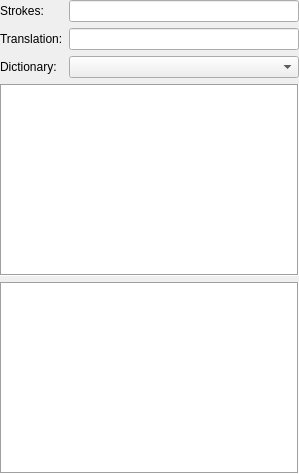
<?xml version="1.0" encoding="UTF-8"?>
<ui version="4.0">
 <class>AddTranslationWidget</class>
 <widget class="QWidget" name="AddTranslationWidget">
  <property name="geometry">
   <rect>
    <x>0</x>
    <y>0</y>
    <width>299</width>
    <height>255</height>
   </rect>
  </property>
  <property name="sizePolicy">
   <sizepolicy hsizetype="MinimumExpanding" vsizetype="MinimumExpanding">
    <horstretch>0</horstretch>
    <verstretch>0</verstretch>
   </sizepolicy>
  </property>
  <layout class="QVBoxLayout" name="verticalLayout">
   <property name="leftMargin">
    <number>0</number>
   </property>
   <property name="topMargin">
    <number>0</number>
   </property>
   <property name="rightMargin">
    <number>0</number>
   </property>
   <property name="bottomMargin">
    <number>0</number>
   </property>
   <item>
    <layout class="QFormLayout" name="formLayout">
     <item row="1" column="0">
      <widget class="QLabel" name="label">
       <property name="sizePolicy">
        <sizepolicy hsizetype="Minimum" vsizetype="Minimum">
         <horstretch>0</horstretch>
         <verstretch>0</verstretch>
        </sizepolicy>
       </property>
       <property name="text">
        <string>Strokes:</string>
       </property>
       <property name="buddy">
        <cstring>strokes</cstring>
       </property>
      </widget>
     </item>
     <item row="1" column="1">
      <widget class="QLineEdit" name="strokes">
       <property name="sizePolicy">
        <sizepolicy hsizetype="MinimumExpanding" vsizetype="Minimum">
         <horstretch>0</horstretch>
         <verstretch>0</verstretch>
        </sizepolicy>
       </property>
       <property name="focusPolicy">
        <enum>Qt::FocusPolicy::StrongFocus</enum>
       </property>
       <property name="accessibleName">
        <string>Strokes</string>
       </property>
      </widget>
     </item>
     <item row="2" column="0">
      <widget class="QLabel" name="label_2">
       <property name="sizePolicy">
        <sizepolicy hsizetype="Minimum" vsizetype="Minimum">
         <horstretch>0</horstretch>
         <verstretch>0</verstretch>
        </sizepolicy>
       </property>
       <property name="text">
        <string>Translation:</string>
       </property>
       <property name="buddy">
        <cstring>translation</cstring>
       </property>
      </widget>
     </item>
     <item row="2" column="1">
      <widget class="QLineEdit" name="translation">
       <property name="sizePolicy">
        <sizepolicy hsizetype="MinimumExpanding" vsizetype="Minimum">
         <horstretch>0</horstretch>
         <verstretch>0</verstretch>
        </sizepolicy>
       </property>
       <property name="focusPolicy">
        <enum>Qt::FocusPolicy::StrongFocus</enum>
       </property>
       <property name="accessibleName">
        <string>Translation</string>
       </property>
      </widget>
     </item>
     <item row="3" column="0">
      <widget class="QLabel" name="label_3">
       <property name="text">
        <string>Dictionary:</string>
       </property>
       <property name="buddy">
        <cstring>dictionary</cstring>
       </property>
      </widget>
     </item>
     <item row="3" column="1">
      <widget class="QComboBox" name="dictionary">
       <property name="focusPolicy">
        <enum>Qt::FocusPolicy::TabFocus</enum>
       </property>
       <property name="accessibleName">
        <string>Dictionary</string>
       </property>
       <property name="accessibleDescription">
        <string>Select the target dictionary for the new translation.</string>
       </property>
       <property name="editable">
        <bool>false</bool>
       </property>
      </widget>
     </item>
    </layout>
   </item>
   <item>
    <widget class="QTextEdit" name="strokes_info">
     <property name="sizePolicy">
      <sizepolicy hsizetype="MinimumExpanding" vsizetype="MinimumExpanding">
       <horstretch>0</horstretch>
       <verstretch>0</verstretch>
      </sizepolicy>
     </property>
     <property name="focusPolicy">
      <enum>Qt::FocusPolicy::NoFocus</enum>
     </property>
     <property name="accessibleName">
      <string>Existing mappings (strokes)</string>
     </property>
     <property name="frameShape">
      <enum>QFrame::Shape::Box</enum>
     </property>
     <property name="textInteractionFlags">
      <set>Qt::TextInteractionFlag::LinksAccessibleByMouse|Qt::TextInteractionFlag::TextSelectableByMouse</set>
     </property>
     <property name="text" stdset="0">
      <string/>
     </property>
    </widget>
   </item>
   <item>
    <widget class="QTextEdit" name="translation_info">
     <property name="sizePolicy">
      <sizepolicy hsizetype="MinimumExpanding" vsizetype="MinimumExpanding">
       <horstretch>0</horstretch>
       <verstretch>0</verstretch>
      </sizepolicy>
     </property>
     <property name="focusPolicy">
      <enum>Qt::FocusPolicy::NoFocus</enum>
     </property>
     <property name="accessibleName">
      <string>Existing mappings (translations)</string>
     </property>
     <property name="frameShape">
      <enum>QFrame::Shape::Box</enum>
     </property>
     <property name="textInteractionFlags">
      <set>Qt::TextInteractionFlag::LinksAccessibleByMouse|Qt::TextInteractionFlag::TextSelectableByMouse</set>
     </property>
     <property name="text" stdset="0">
      <string/>
     </property>
    </widget>
   </item>
  </layout>
 </widget>
 <tabstops>
  <tabstop>strokes</tabstop>
  <tabstop>translation</tabstop>
  <tabstop>strokes_info</tabstop>
  <tabstop>translation_info</tabstop>
  <tabstop>dictionary</tabstop>
 </tabstops>
 <resources/>
 <connections>
  <connection>
   <sender>strokes</sender>
   <signal>textEdited(QString)</signal>
   <receiver>AddTranslationWidget</receiver>
   <slot>handle_stroke_input_change(QString)</slot>
   <hints>
    <hint type="sourcelabel">
     <x>210</x>
     <y>21</y>
    </hint>
    <hint type="destinationlabel">
     <x>168</x>
     <y>98</y>
    </hint>
   </hints>
  </connection>
  <connection>
   <sender>translation</sender>
   <signal>textEdited(QString)</signal>
   <receiver>AddTranslationWidget</receiver>
   <slot>handle_translation_input_change(QString)</slot>
   <hints>
    <hint type="sourcelabel">
     <x>210</x>
     <y>49</y>
    </hint>
    <hint type="destinationlabel">
     <x>168</x>
     <y>98</y>
    </hint>
   </hints>
  </connection>
  <connection>
   <sender>dictionary</sender>
   <signal>activated(int)</signal>
   <receiver>AddTranslationWidget</receiver>
   <slot>update_selected_dictionary(int)</slot>
   <hints>
    <hint type="sourcelabel">
     <x>187</x>
     <y>19</y>
    </hint>
    <hint type="destinationlabel">
     <x>149</x>
     <y>127</y>
    </hint>
   </hints>
  </connection>
 </connections>
 <slots>
  <slot>handle_stroke_input_change(QString)</slot>
  <slot>handle_translation_input_change(QString)</slot>
  <slot>update_selected_dictionary(int)</slot>
 </slots>
</ui>
